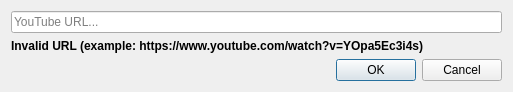
<?xml version="1.0" encoding="UTF-8"?>
<ui version="4.0">
 <class>EditorDialogInsertVideo</class>
 <widget class="QDialog" name="EditorDialogInsertVideo">
  <property name="geometry">
   <rect>
    <x>0</x>
    <y>0</y>
    <width>513</width>
    <height>92</height>
   </rect>
  </property>
  <property name="windowTitle">
   <string>Insert a YouTube video</string>
  </property>
  <layout class="QGridLayout" name="gridLayout">
   <item row="3" column="0">
    <widget class="QDialogButtonBox" name="buttonBox">
     <property name="orientation">
      <enum>Qt::Horizontal</enum>
     </property>
     <property name="standardButtons">
      <set>QDialogButtonBox::Cancel|QDialogButtonBox::Ok</set>
     </property>
    </widget>
   </item>
   <item row="2" column="0">
    <spacer name="verticalSpacer">
     <property name="orientation">
      <enum>Qt::Vertical</enum>
     </property>
     <property name="sizeHint" stdset="0">
      <size>
       <width>20</width>
       <height>40</height>
      </size>
     </property>
    </spacer>
   </item>
   <item row="0" column="0">
    <widget class="QLineEdit" name="lineUrl">
     <property name="placeholderText">
      <string notr="true">YouTube URL...</string>
     </property>
    </widget>
   </item>
   <item row="1" column="0">
    <widget class="QLabel" name="labelWarning">
     <property name="font">
      <font>
       <weight>75</weight>
       <bold>true</bold>
      </font>
     </property>
     <property name="text">
      <string notr="true">Invalid URL (example: https://www.youtube.com/watch?v=YOpa5Ec3i4s)</string>
     </property>
    </widget>
   </item>
  </layout>
 </widget>
 <resources/>
 <connections>
  <connection>
   <sender>buttonBox</sender>
   <signal>accepted()</signal>
   <receiver>EditorDialogInsertVideo</receiver>
   <slot>accept()</slot>
   <hints>
    <hint type="sourcelabel">
     <x>248</x>
     <y>254</y>
    </hint>
    <hint type="destinationlabel">
     <x>157</x>
     <y>274</y>
    </hint>
   </hints>
  </connection>
  <connection>
   <sender>buttonBox</sender>
   <signal>rejected()</signal>
   <receiver>EditorDialogInsertVideo</receiver>
   <slot>reject()</slot>
   <hints>
    <hint type="sourcelabel">
     <x>316</x>
     <y>260</y>
    </hint>
    <hint type="destinationlabel">
     <x>286</x>
     <y>274</y>
    </hint>
   </hints>
  </connection>
 </connections>
</ui>
